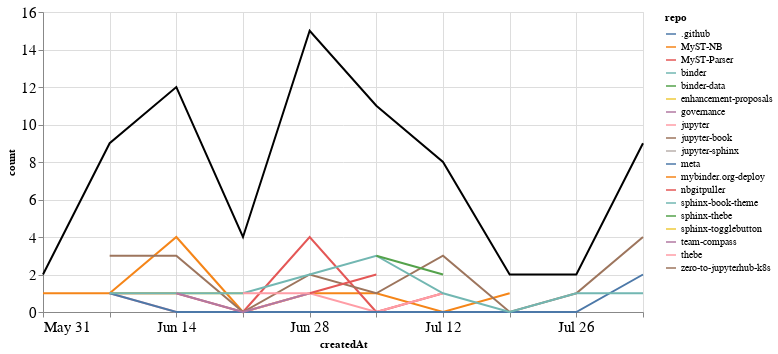

The cell this chart's notebook holds for it:
### Markdown cell above
## PRs

### Code cell
prs_time = prs.groupby('repo').resample('W', on='createdAt').count()['author'].reset_index()
prs_time = prs_time.rename(columns={'author': 'count'})
prs_time_total = prs_time.groupby('createdAt').agg({"count": "sum"}).reset_index()

ch1 = alt.Chart(prs_time, width=600).mark_line().encode(
    x='createdAt',
    y='count',
    color='repo',
    tooltip="repo"
)

ch2 = alt.Chart(prs_time_total, width=600).mark_line(color="black").encode(
    x='createdAt',
    y='count',
)

ch1 + ch2

### Figure 1 — Vega-Lite specification as saved in the notebook (floating-point values rounded to 4 significant figures)
{"config": {"axisLeft": {"labelFontSize": 15}, "axisBottom": {"labelFontSize": 15}}, "layer": [{"data": {"name": "data-8adc882edf458ab2f3619235de9fa347"}, "mark": "line", "encoding": {"color": {"type": "nominal", "field": "repo"}, "tooltip": {"type": "nominal", "field": "repo"}, "x": {"type": "temporal", "field": "createdAt"}, "y": {"type": "quantitative", "field": "count"}}, "width": 600}, {"data": {"name": "data-166f02c0a0467192f3c531f1b03c6907"}, "mark": {"type": "line", "color": "black"}, "encoding": {"x": {"type": "temporal", "field": "createdAt"}, "y": {"type": "quantitative", "field": "count"}}, "width": 600}], "$schema": "https://vega.github.io/schema/vega-lite/v4.8.1.json", "datasets": {"data-8adc882edf458ab2f3619235de9fa347": [{"repo": ".github", "createdAt": "2020-08-02T00:00:00", "count": 2}, {"repo": "MyST-NB", "createdAt": "2020-05-31T00:00:00", "count": 1}, {"repo": "MyST-NB", "createdAt": "2020-06-07T00:00:00", "count": 1}, {"repo": "MyST-NB", "createdAt": "2020-06-14T00:00:00", "count": 4}, {"repo": "MyST-NB", "createdAt": "2020-06-21T00:00:00", "count": 0}, {"repo": "MyST-NB", "createdAt": "2020-06-28T00:00:00", "count": 1}, {"repo": "MyST-NB", "createdAt": "2020-07-05T00:00:00", "count": 1}, {"repo": "MyST-NB", "createdAt": "2020-07-12T00:00:00", "count": 0}, {"repo": "MyST-NB", "createdAt": "2020-07-19T00:00:00", "count": 1}, {"repo": "MyST-Parser", "createdAt": "2020-06-07T00:00:00", "count": 1}, {"repo": "MyST-Parser", "createdAt": "2020-06-14T00:00:00", "count": 1}, {"repo": "MyST-Parser", "createdAt": "2020-06-21T00:00:00", "count": 0}, {"repo": "MyST-Parser", "createdAt": "2020-06-28T00:00:00", "count": 4}, {"repo": "MyST-Parser", "createdAt": "2020-07-05T00:00:00", "count": 0}, {"repo": "MyST-Parser", "createdAt": "2020-07-12T00:00:00", "count": 1}, {"repo": "binder", "createdAt": "2020-06-28T00:00:00", "count": 1}, {"repo": "binder-data", "createdAt": "2020-06-21T00:00:00", "count": 1}, {"repo": "enhancement-proposals", "createdAt": "2020-06-07T00:00:00", "count": 1}, {"repo": "enhancement-proposals", "createdAt": "2020-06-14T00:00:00", "count": 1}, {"repo": "enhancement-proposals", "createdAt": "2020-06-21T00:00:00", "count": 1}, {"repo": "governance", "createdAt": "2020-05-31T00:00:00", "count": 1}, {"repo": "jupyter", "createdAt": "2020-06-07T00:00:00", "count": 1}, {"repo": "jupyter", "createdAt": "2020-06-14T00:00:00", "count": 0}, {"repo": "jupyter", "createdAt": "2020-06-21T00:00:00", "count": 0}, {"repo": "jupyter", "createdAt": "2020-06-28T00:00:00", "count": 1}, {"repo": "jupyter", "createdAt": "2020-07-05T00:00:00", "count": 0}, {"repo": "jupyter", "createdAt": "2020-07-12T00:00:00", "count": 1}, {"repo": "jupyter-book", "createdAt": "2020-06-07T00:00:00", "count": 3}, {"repo": "jupyter-book", "createdAt": "2020-06-14T00:00:00", "count": 3}, {"repo": "jupyter-book", "createdAt": "2020-06-21T00:00:00", "count": 0}, {"repo": "jupyter-book", "createdAt": "2020-06-28T00:00:00", "count": 2}, {"repo": "jupyter-book", "createdAt": "2020-07-05T00:00:00", "count": 1}, {"repo": "jupyter-book", "createdAt": "2020-07-12T00:00:00", "count": 3}, {"repo": "jupyter-book", "createdAt": "2020-07-19T00:00:00", "count": 0}, {"repo": "jupyter-book", "createdAt": "2020-07-26T00:00:00", "count": 1}, {"repo": "jupyter-book", "createdAt": "2020-08-02T00:00:00", "count": 4}, {"repo": "jupyter-sphinx", "createdAt": "2020-06-28T00:00:00", "count": 1}, {"repo": "meta", "createdAt": "2020-06-07T00:00:00", "count": 1}, {"repo": "meta", "createdAt": "2020-06-14T00:00:00", "count": 0}, {"repo": "meta", "createdAt": "2020-06-21T00:00:00", "count": 0}, {"repo": "meta", "createdAt": "2020-06-28T00:00:00", "count": 0}, {"repo": "meta", "createdAt": "2020-07-05T00:00:00", "count": 0}, {"repo": "meta", "createdAt": "2020-07-12T00:00:00", "count": 0}, {"repo": "meta", "createdAt": "2020-07-19T00:00:00", "count": 0}, {"repo": "meta", "createdAt": "2020-07-26T00:00:00", "count": 0}, {"repo": "meta", "createdAt": "2020-08-02T00:00:00", "count": 2}, {"repo": "mybinder.org-deploy", "createdAt": "2020-07-19T00:00:00", "count": 1}, {"repo": "nbgitpuller", "createdAt": "2020-06-28T00:00:00", "count": 1}, {"repo": "nbgitpuller", "createdAt": "2020-07-05T00:00:00", "count": 2}, {"repo": "sphinx-book-theme", "createdAt": "2020-06-07T00:00:00", "count": 1}, {"repo": "sphinx-book-theme", "createdAt": "2020-06-14T00:00:00", "count": 1}, {"repo": "sphinx-book-theme", "createdAt": "2020-06-21T00:00:00", "count": 1}, {"repo": "sphinx-book-theme", "createdAt": "2020-06-28T00:00:00", "count": 2}, {"repo": "sphinx-book-theme", "createdAt": "2020-07-05T00:00:00", "count": 3}, {"repo": "sphinx-book-theme", "createdAt": "2020-07-12T00:00:00", "count": 1}, {"repo": "sphinx-book-theme", "createdAt": "2020-07-19T00:00:00", "count": 0}, {"repo": "sphinx-book-theme", "createdAt": "2020-07-26T00:00:00", "count": 1}, {"repo": "sphinx-book-theme", "createdAt": "2020-08-02T00:00:00", "count": 1}, {"repo": "sphinx-thebe", "createdAt": "2020-07-05T00:00:00", "count": 3}, {"repo": "sphinx-thebe", "createdAt": "2020-07-12T00:00:00", "count": 2}, {"repo": "sphinx-togglebutton", "createdAt": "2020-06-14T00:00:00", "count": 1}, {"repo": "team-compass", "createdAt": "2020-06-14T00:00:00", "count": 1}, {"repo": "team-compass", "createdAt": "2020-06-21T00:00:00", "count": 0}, {"repo": "team-compass", "createdAt": "2020-06-28T00:00:00", "count": 1}, {"repo": "thebe", "createdAt": "2020-06-21T00:00:00", "count": 1}, {"repo": "thebe", "createdAt": "2020-06-28T00:00:00", "count": 1}, {"repo": "zero-to-jupyterhub-k8s", "createdAt": "2020-07-05T00:00:00", "count": 1}], "data-166f02c0a0467192f3c531f1b03c6907": [{"createdAt": "2020-05-31T00:00:00", "count": 2}, {"createdAt": "2020-06-07T00:00:00", "count": 9}, {"createdAt": "2020-06-14T00:00:00", "count": 12}, {"createdAt": "2020-06-21T00:00:00", "count": 4}, {"createdAt": "2020-06-28T00:00:00", "count": 15}, {"createdAt": "2020-07-05T00:00:00", "count": 11}, {"createdAt": "2020-07-12T00:00:00", "count": 8}, {"createdAt": "2020-07-19T00:00:00", "count": 2}, {"createdAt": "2020-07-26T00:00:00", "count": 2}, {"createdAt": "2020-08-02T00:00:00", "count": 9}]}}
